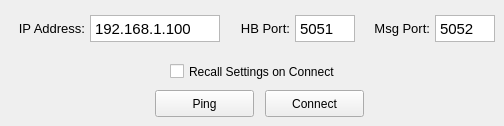
      <widget class="QWidget" name="page_10">
       <widget class="QPushButton" name="pushButton_connect_5">
        <property name="geometry">
         <rect>
          <x>265</x>
          <y>90</y>
          <width>99</width>
          <height>27</height>
         </rect>
        </property>
        <property name="text">
         <string>Connect</string>
        </property>
       </widget>
       <widget class="QTextEdit" name="textEdit_ip_addr_5">
        <property name="enabled">
         <bool>true</bool>
        </property>
        <property name="geometry">
         <rect>
          <x>90</x>
          <y>15</y>
          <width>130</width>
          <height>27</height>
         </rect>
        </property>
        <property name="verticalScrollBarPolicy">
         <enum>Qt::ScrollBarAlwaysOff</enum>
        </property>
        <property name="html">
         <string>&lt;!DOCTYPE HTML PUBLIC &quot;-//W3C//DTD HTML 4.0//EN&quot; &quot;http://www.w3.org/TR/REC-html40/strict.dtd&quot;&gt;
&lt;html&gt;&lt;head&gt;&lt;meta name=&quot;qrichtext&quot; content=&quot;1&quot; /&gt;&lt;style type=&quot;text/css&quot;&gt;
p, li { white-space: pre-wrap; }
&lt;/style&gt;&lt;/head&gt;&lt;body style=&quot; font-family:'Ubuntu'; font-size:11pt; font-weight:400; font-style:normal;&quot;&gt;
&lt;p style=&quot; margin-top:0px; margin-bottom:0px; margin-left:0px; margin-right:0px; -qt-block-indent:0; text-indent:0px;&quot;&gt;192.168.1.100&lt;/p&gt;&lt;/body&gt;&lt;/html&gt;</string>
        </property>
       </widget>
       <widget class="QTextEdit" name="textEdit_msg_port_5">
        <property name="enabled">
         <bool>true</bool>
        </property>
        <property name="geometry">
         <rect>
          <x>435</x>
          <y>15</y>
          <width>60</width>
          <height>27</height>
         </rect>
        </property>
        <property name="verticalScrollBarPolicy">
         <enum>Qt::ScrollBarAlwaysOff</enum>
        </property>
        <property name="html">
         <string>&lt;!DOCTYPE HTML PUBLIC &quot;-//W3C//DTD HTML 4.0//EN&quot; &quot;http://www.w3.org/TR/REC-html40/strict.dtd&quot;&gt;
&lt;html&gt;&lt;head&gt;&lt;meta name=&quot;qrichtext&quot; content=&quot;1&quot; /&gt;&lt;style type=&quot;text/css&quot;&gt;
p, li { white-space: pre-wrap; }
&lt;/style&gt;&lt;/head&gt;&lt;body style=&quot; font-family:'Ubuntu'; font-size:11pt; font-weight:400; font-style:normal;&quot;&gt;
&lt;p style=&quot; margin-top:0px; margin-bottom:0px; margin-left:0px; margin-right:0px; -qt-block-indent:0; text-indent:0px;&quot;&gt;5052&lt;/p&gt;&lt;/body&gt;&lt;/html&gt;</string>
        </property>
       </widget>
       <widget class="QCheckBox" name="checkBox_recall_settings_remote_5">
        <property name="geometry">
         <rect>
          <x>170</x>
          <y>60</y>
          <width>210</width>
          <height>23</height>
         </rect>
        </property>
        <property name="text">
         <string>Recall Settings on Connect</string>
        </property>
       </widget>
       <widget class="QLabel" name="label2_msg_port_5">
        <property name="geometry">
         <rect>
          <x>360</x>
          <y>15</y>
          <width>70</width>
          <height>27</height>
         </rect>
        </property>
        <property name="font">
         <font>
          <pointsize>10</pointsize>
          <underline>false</underline>
         </font>
        </property>
        <property name="text">
         <string>Msg Port:</string>
        </property>
        <property name="alignment">
         <set>Qt::AlignRight|Qt::AlignTrailing|Qt::AlignVCenter</set>
        </property>
       </widget>
       <widget class="QLabel" name="label2_ip_addr_5">
        <property name="geometry">
         <rect>
          <x>5</x>
          <y>15</y>
          <width>80</width>
          <height>27</height>
         </rect>
        </property>
        <property name="font">
         <font>
          <pointsize>10</pointsize>
          <underline>false</underline>
         </font>
        </property>
        <property name="text">
         <string>IP Address:</string>
        </property>
        <property name="alignment">
         <set>Qt::AlignRight|Qt::AlignTrailing|Qt::AlignVCenter</set>
        </property>
       </widget>
       <widget class="QTextEdit" name="textEdit_hb_port_5">
        <property name="enabled">
         <bool>true</bool>
        </property>
        <property name="geometry">
         <rect>
          <x>295</x>
          <y>15</y>
          <width>60</width>
          <height>27</height>
         </rect>
        </property>
        <property name="verticalScrollBarPolicy">
         <enum>Qt::ScrollBarAlwaysOff</enum>
        </property>
        <property name="html">
         <string>&lt;!DOCTYPE HTML PUBLIC &quot;-//W3C//DTD HTML 4.0//EN&quot; &quot;http://www.w3.org/TR/REC-html40/strict.dtd&quot;&gt;
&lt;html&gt;&lt;head&gt;&lt;meta name=&quot;qrichtext&quot; content=&quot;1&quot; /&gt;&lt;style type=&quot;text/css&quot;&gt;
p, li { white-space: pre-wrap; }
&lt;/style&gt;&lt;/head&gt;&lt;body style=&quot; font-family:'Ubuntu'; font-size:11pt; font-weight:400; font-style:normal;&quot;&gt;
&lt;p style=&quot; margin-top:0px; margin-bottom:0px; margin-left:0px; margin-right:0px; -qt-block-indent:0; text-indent:0px;&quot;&gt;5051&lt;/p&gt;&lt;/body&gt;&lt;/html&gt;</string>
        </property>
       </widget>
       <widget class="QLabel" name="label2_hb_port_5">
        <property name="geometry">
         <rect>
          <x>230</x>
          <y>15</y>
          <width>60</width>
          <height>27</height>
         </rect>
        </property>
        <property name="font">
         <font>
          <pointsize>10</pointsize>
          <underline>false</underline>
         </font>
        </property>
        <property name="text">
         <string>HB Port:</string>
        </property>
        <property name="alignment">
         <set>Qt::AlignRight|Qt::AlignTrailing|Qt::AlignVCenter</set>
        </property>
       </widget>
       <widget class="QPushButton" name="pushButton_ping_5">
        <property name="geometry">
         <rect>
          <x>155</x>
          <y>90</y>
          <width>99</width>
          <height>27</height>
         </rect>
        </property>
        <property name="text">
         <string>Ping</string>
        </property>
       </widget>
      </widget>
